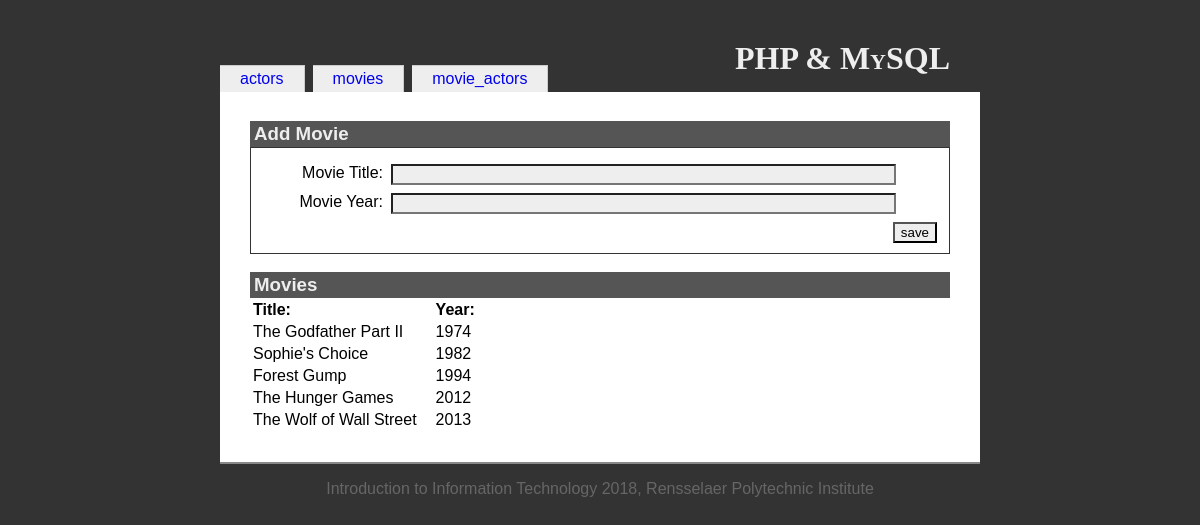
The app's page /movies.php with its own data.
### tables this page shows
CREATE TABLE `movies` (
  `movieid` int(10) UNSIGNED NOT NULL,
  `title` varchar(100) NOT NULL,
  `year` char(4) DEFAULT NULL
);

### movies.php (the view, shortened to what this page needs)
<?php
  include('includes/init.inc.php');
  include('includes/functions.inc.php');
?>
<?php include('includes/head.inc.php'); ?>
<h1>PHP &amp; MySQL</h1>
<?php include('includes/menubody.inc.php'); ?>
<?php
  $dbOk = false;
  @ $db = new mysqli('localhost', 'root', 'DAMphe#1878*', 'iit');
  if ($db->connect_error) {
    echo '<div class="messages">Could not connect to the database. Error: ';
    echo $db->connect_errno . ' - ' . $db->connect_error . '</div>';
  } else {
    $dbOk = true;
  }
  $havePost = isset($_POST["save"]);
  $errors = '';
?>
<h3>Add Movie</h3>
<form id="addForm" name="addForm" action="movies.php" method="post" onsubmit="return validate(this);">
  <fieldset>
    <div class="formData">
      <label class="field" for="title">Movie Title:</label>
      <div class="value"><input type="text" size="60" value="<?php if($havePost && $errors != '') { echo $movieTitle; } ?>" name="title" id="title"/></div>
      <label class="field" for="year">Movie Year:</label>
      <div class="value"><input type="text" size="60" value="<?php if($havePost && $errors != '') { echo $movieYear; } ?>" name="year" id="year"/></div>
      <input type="submit" value="save" id="save" name="save"/>
    </div>
  </fieldset>
</form>
<h3>Movies</h3>
<table id="movieTable">
<?php
  if ($dbOk) {
    $query = 'select * from movies order by year';
    $result = $db->query($query);
    $numRecords = $result->num_rows;
    echo '<tr><th>Title:</th><th>Year:</th><th></th></tr>';
    for ($i=0; $i < $numRecords; $i++) {
      $record = $result->fetch_assoc();
      if ($i % 2 == 0) {
        echo "\n".'<tr id="movie-' . $record['movieid'] . '"><td>';
      } else {
        echo "\n".'<tr class="odd" id="movie-' . $record['movieid'] . '"><td>';
      }
      echo htmlspecialchars($record['title']);
      echo '</td><td>';
      echo htmlspecialchars($record['year']);
      echo '</td></tr>';
    }
  }
?>
</table>
<?php include('includes/foot.inc.php');
?>

### resources/iit.css (style rules this page uses)
body { font-family: Georgia, Arial, Helvetica, sans-serif; color: black; background-color: #333; margin: 0; padding: 0; }
h1 { position: relative; top: 20px; text-align: right; margin: 20px 30px 0 0; font-family: Palatino, Times New Roman, Times, serif; font-variant: small-caps; }
fieldset { clear: both; margin: 0; padding-top: 1em; border: 1px solid #333; }
.field { width: 120px; margin: 0 0.5em 0.5em 0; float: left; clear: left; text-align: right; }
.value { margin: 0 0 0.5em 0; }
input { background-color: #eee; color: black; }
#save { float: right; }
h3 { margin: 1em 0 0 0; background-color: #555; color: #eee; padding: 2px 4px; }
table { margin: 0; }
th { text-align: left; padding-right: 1em; }
td { padding-right: 1em; }

### records on screen
movies: title "The Godfather Part II", year "1974"
movies: title "Sophie's Choice", year "1982"
movies: title "Forest Gump", year "1994"
movies: title "The Hunger Games", year "2012"
movies: title "The Wolf of Wall Street", year "2013"

### other values on screen
$value "actors"
$value "movies"
$value "movie_actors"
